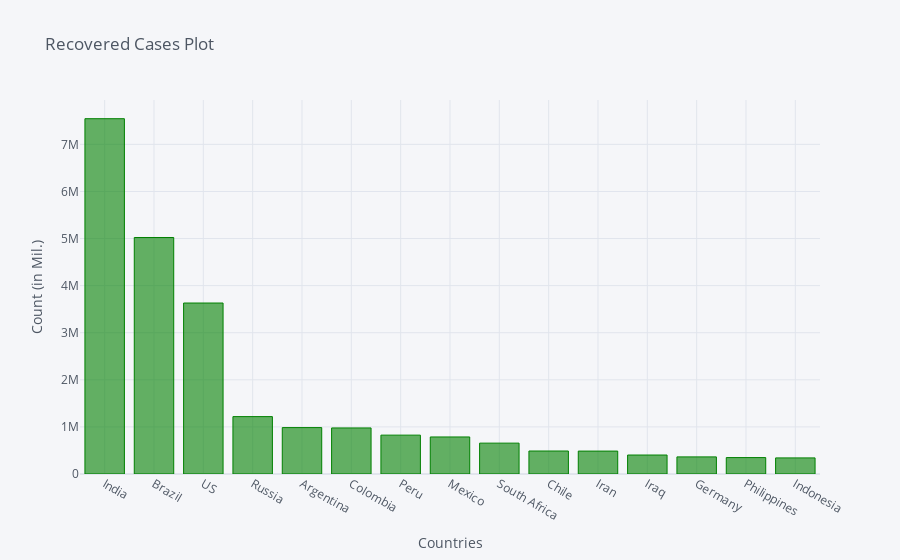

The code cell stored with this chart in its notebook:
### Code cell
recovered_df2_plot.iplot(kind='bar', x='Country/Region', y='11/1/20',color='green',
                         title='Recovered Cases Plot',xTitle='Countries',yTitle='Count (in Mil.)')

### Figure 1 — Plotly figure (JSON) as saved in the notebook; plotly's stock layout.template omitted (floating-point values rounded to 4 significant figures)
{"data": [{"marker": {"color": "rgba(0, 128, 0, 0.6)", "line": {"color": "rgba(0, 128, 0, 1.0)", "width": 1}}, "name": "11/1/20", "orientation": "v", "text": "", "type": "bar", "x": ["India", "Brazil", "US", "Russia", "Argentina", "Colombia", "Peru", "Mexico", "South Africa", "Chile", "Iran", "Iraq", "Germany", "Philippines", "Indonesia"], "y": [7544798, 5022338, 3630579, 1218619, 985316, 977804, 825197, 786516, 655330, 488166, 486691, 402782, 363545, 348760, 341942]}], "layout": {"legend": {"bgcolor": "#F5F6F9", "font": {"color": "#4D5663"}}, "paper_bgcolor": "#F5F6F9", "plot_bgcolor": "#F5F6F9", "title": {"font": {"color": "#4D5663"}, "text": "Recovered Cases Plot"}, "xaxis": {"gridcolor": "#E1E5ED", "showgrid": true, "tickfont": {"color": "#4D5663"}, "title": {"font": {"color": "#4D5663"}, "text": "Countries"}, "zerolinecolor": "#E1E5ED"}, "yaxis": {"gridcolor": "#E1E5ED", "showgrid": true, "tickfont": {"color": "#4D5663"}, "title": {"font": {"color": "#4D5663"}, "text": "Count (in Mil.)"}, "zerolinecolor": "#E1E5ED"}}}
